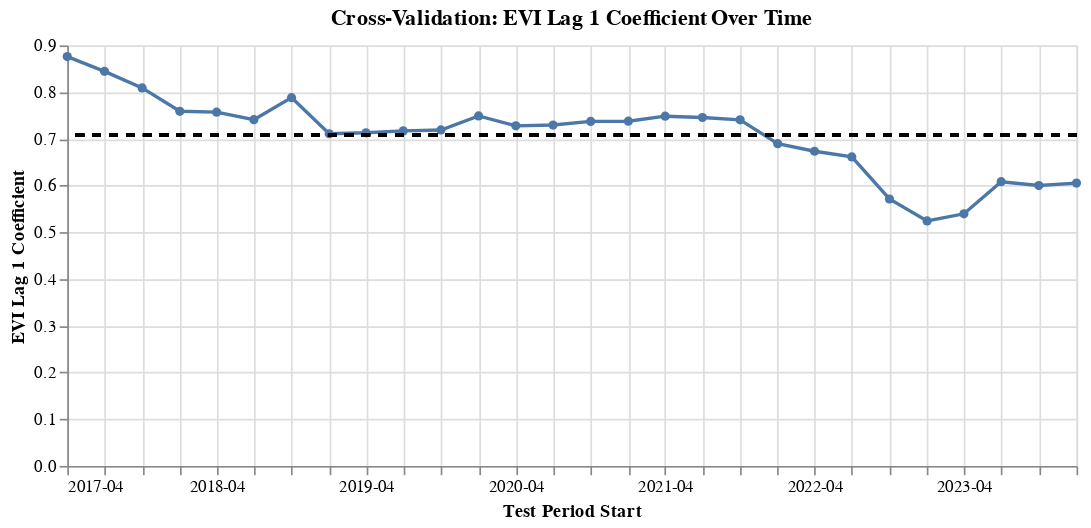

This figure's notebook cell:
### Code cell
mean_coef = cv_df["evi_lag_1_coef"].mean()

coef_line = (
    alt.Chart(cv_df)
    .mark_line(point=True, size=2)
    .encode(
        x=alt.X(
            "test_start:T",
            title="Test Period Start",
            axis=alt.Axis(format="%Y-%m"),
        ),
        y=alt.Y("evi_lag_1_coef:Q", title="EVI Lag 1 Coefficient"),
        tooltip=alt.Tooltip(["test_start:T", "evi_lag_1_coef:Q"]),
    )
)

coef_mean = (
    alt.Chart(cv_df).mark_rule(strokeDash=[5, 5], size=2).encode(y=alt.datum(mean_coef))
)

coef_chart = (coef_line + coef_mean).properties(
    width=600,
    height=250,
    title="Cross-Validation: EVI Lag 1 Coefficient Over Time",
)

coef_chart

### Figure 1 — Vega-Lite specification as saved in the notebook (floating-point values rounded to 4 significant figures)
{"config": {"view": {"continuousWidth": 300, "continuousHeight": 300}}, "layer": [{"mark": {"type": "line", "point": true, "size": 2}, "encoding": {"tooltip": [{"field": "test_start", "type": "temporal"}, {"field": "evi_lag_1_coef", "type": "quantitative"}], "x": {"axis": {"format": "%Y-%m"}, "field": "test_start", "title": "Test Period Start", "type": "temporal"}, "y": {"field": "evi_lag_1_coef", "title": "EVI Lag 1 Coefficient", "type": "quantitative"}}}, {"mark": {"type": "rule", "size": 2, "strokeDash": [5, 5]}, "encoding": {"y": {"datum": 0.708}}}], "data": {"name": "data-d9e9a6a97c77cbdda1657fa8f92ff1ae"}, "height": 250, "title": "Cross-Validation: EVI Lag 1 Coefficient Over Time", "width": 600, "$schema": "https://vega.github.io/schema/vega-lite/v5.20.1.json", "datasets": {"data-d9e9a6a97c77cbdda1657fa8f92ff1ae": [{"fold": 1, "train_end": "2017-01-01T00:00:00", "test_start": "2017-04-01T00:00:00", "test_end": "2018-01-01T00:00:00", "train_size": 20, "mae": 490700.0, "rmse": 632300.0, "mape": 18.85, "evi_lag_1_coef": 0.8761}, {"fold": 2, "train_end": "2017-04-01T00:00:00", "test_start": "2017-07-01T00:00:00", "test_end": "2018-04-01T00:00:00", "train_size": 21, "mae": 447300.0, "rmse": 583000.0, "mape": 13.95, "evi_lag_1_coef": 0.8445}, {"fold": 3, "train_end": "2017-07-01T00:00:00", "test_start": "2017-10-01T00:00:00", "test_end": "2018-07-01T00:00:00", "train_size": 22, "mae": 453200.0, "rmse": 560000.0, "mape": 13.66, "evi_lag_1_coef": 0.8091}, {"fold": 4, "train_end": "2017-10-01T00:00:00", "test_start": "2018-01-01T00:00:00", "test_end": "2018-10-01T00:00:00", "train_size": 23, "mae": 353200.0, "rmse": 439800.0, "mape": 11.32, "evi_lag_1_coef": 0.759}, {"fold": 5, "train_end": "2018-01-01T00:00:00", "test_start": "2018-04-01T00:00:00", "test_end": "2019-01-01T00:00:00", "train_size": 24, "mae": 356100.0, "rmse": 448500.0, "mape": 11.34, "evi_lag_1_coef": 0.7571}, {"fold": 6, "train_end": "2018-04-01T00:00:00", "test_start": "2018-07-01T00:00:00", "test_end": "2019-04-01T00:00:00", "train_size": 25, "mae": 367300.0, "rmse": 450700.0, "mape": 13.35, "evi_lag_1_coef": 0.7411}, {"fold": 7, "train_end": "2018-07-01T00:00:00", "test_start": "2018-10-01T00:00:00", "test_end": "2019-07-01T00:00:00", "train_size": 26, "mae": 284600.0, "rmse": 392200.0, "mape": 9.95, "evi_lag_1_coef": 0.7882}, {"fold": 8, "train_end": "2018-10-01T00:00:00", "test_start": "2019-01-01T00:00:00", "test_end": "2019-10-01T00:00:00", "train_size": 27, "mae": 275400.0, "rmse": 398700.0, "mape": 10.11, "evi_lag_1_coef": 0.7109}, {"fold": 9, "train_end": "2019-01-01T00:00:00", "test_start": "2019-04-01T00:00:00", "test_end": "2020-01-01T00:00:00", "train_size": 28, "mae": 317600.0, "rmse": 415600.0, "mape": 11.09, "evi_lag_1_coef": 0.713}, {"fold": 10, "train_end": "2019-04-01T00:00:00", "test_start": "2019-07-01T00:00:00", "test_end": "2020-04-01T00:00:00", "train_size": 29, "mae": 271000.0, "rmse": 424400.0, "mape": 6.01, "evi_lag_1_coef": 0.7171}, {"fold": 11, "train_end": "2019-07-01T00:00:00", "test_start": "2019-10-01T00:00:00", "test_end": "2020-07-01T00:00:00", "train_size": 30, "mae": 303500.0, "rmse": 433600.0, "mape": 7.41, "evi_lag_1_coef": 0.719}, {"fold": 12, "train_end": "2019-10-01T00:00:00", "test_start": "2020-01-01T00:00:00", "test_end": "2020-10-01T00:00:00", "train_size": 31, "mae": 138100.0, "rmse": 176600.0, "mape": 4.66, "evi_lag_1_coef": 0.749}, {"fold": 13, "train_end": "2020-01-01T00:00:00", "test_start": "2020-04-01T00:00:00", "test_end": "2021-01-01T00:00:00", "train_size": 32, "mae": 167500.0, "rmse": 238500.0, "mape": 5.44, "evi_lag_1_coef": 0.7279}, {"fold": 14, "train_end": "2020-04-01T00:00:00", "test_start": "2020-07-01T00:00:00", "test_end": "2021-04-01T00:00:00", "train_size": 33, "mae": 164300.0, "rmse": 234800.0, "mape": 5.39, "evi_lag_1_coef": 0.7296}, {"fold": 15, "train_end": "2020-07-01T00:00:00", "test_start": "2020-10-01T00:00:00", "test_end": "2021-07-01T00:00:00", "train_size": 34, "mae": 302400.0, "rmse": 443900.0, "mape": 13.84, "evi_lag_1_coef": 0.7373}, {"fold": 16, "train_end": "2020-10-01T00:00:00", "test_start": "2021-01-01T00:00:00", "test_end": "2021-10-01T00:00:00", "train_size": 35, "mae": 566200.0, "rmse": 695100.0, "mape": 20.52, "evi_lag_1_coef": 0.7378}, {"fold": 17, "train_end": "2021-01-01T00:00:00", "test_start": "2021-04-01T00:00:00", "test_end": "2022-01-01T00:00:00", "train_size": 36, "mae": 698400.0, "rmse": 810300.0, "mape": 24.12, "evi_lag_1_coef": 0.7485}, {"fold": 18, "train_end": "2021-04-01T00:00:00", "test_start": "2021-07-01T00:00:00", "test_end": "2022-04-01T00:00:00", "train_size": 37, "mae": 714800.0, "rmse": 808900.0, "mape": 27.67, "evi_lag_1_coef": 0.7457}, {"fold": 19, "train_end": "2021-07-01T00:00:00", "test_start": "2021-10-01T00:00:00", "test_end": "2022-07-01T00:00:00", "train_size": 38, "mae": 644200.0, "rmse": 731600.0, "mape": 27.04, "evi_lag_1_coef": 0.7407}, {"fold": 20, "train_end": "2021-10-01T00:00:00", "test_start": "2022-01-01T00:00:00", "test_end": "2022-10-01T00:00:00", "train_size": 39, "mae": 672000.0, "rmse": 775600.0, "mape": 26.64, "evi_lag_1_coef": 0.6896}, {"fold": 21, "train_end": "2022-01-01T00:00:00", "test_start": "2022-04-01T00:00:00", "test_end": "2023-01-01T00:00:00", "train_size": 40, "mae": 601700.0, "rmse": 701300.0, "mape": 24.41, "evi_lag_1_coef": 0.6735}, {"fold": 22, "train_end": "2022-04-01T00:00:00", "test_start": "2022-07-01T00:00:00", "test_end": "2023-04-01T00:00:00", "train_size": 41, "mae": 622600.0, "rmse": 690600.0, "mape": 29.71, "evi_lag_1_coef": 0.6614}, {"fold": 23, "train_end": "2022-07-01T00:00:00", "test_start": "2022-10-01T00:00:00", "test_end": "2023-07-01T00:00:00", "train_size": 42, "mae": 380600.0, "rmse": 486500.0, "mape": 18.08, "evi_lag_1_coef": 0.5713}, {"fold": 24, "train_end": "2022-10-01T00:00:00", "test_start": "2023-01-01T00:00:00", "test_end": "2023-10-01T00:00:00", "train_size": 43, "mae": 266500.0, "rmse": 312500.0, "mape": 15.25, "evi_lag_1_coef": 0.5243}, {"fold": 25, "train_end": "2023-01-01T00:00:00", "test_start": "2023-04-01T00:00:00", "test_end": "2024-01-01T00:00:00", "train_size": 44, "mae": 195600.0, "rmse": 233200.0, "mape": 13.43, "evi_lag_1_coef": 0.5396}, {"fold": 26, "train_end": "2023-04-01T00:00:00", "test_start": "2023-07-01T00:00:00", "test_end": "2024-04-01T00:00:00", "train_size": 45, "mae": 104700.0, "rmse": 129600.0, "mape": 4.64, "evi_lag_1_coef": 0.6083}, {"fold": 27, "train_end": "2023-07-01T00:00:00", "test_start": "2023-10-01T00:00:00", "test_end": "2024-07-01T00:00:00", "train_size": 46, "mae": 92300.0, "rmse": 129600.0, "mape": 3.86, "evi_lag_1_coef": 0.6001}, {"fold": 28, "train_end": "2023-10-01T00:00:00", "test_start": "2024-01-01T00:00:00", "test_end": "2024-10-01T00:00:00", "train_size": 47, "mae": 93890.0, "rmse": 126100.0, "mape": 3.92, "evi_lag_1_coef": 0.6053}]}}
